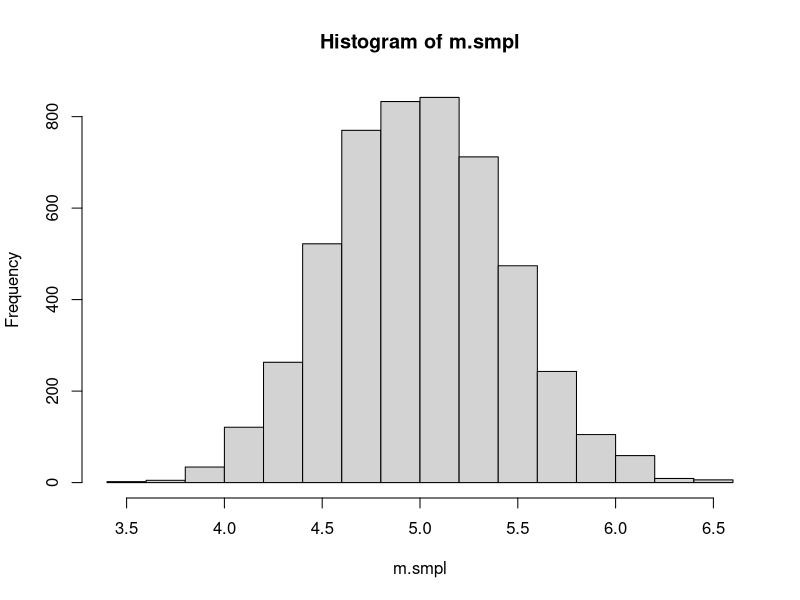
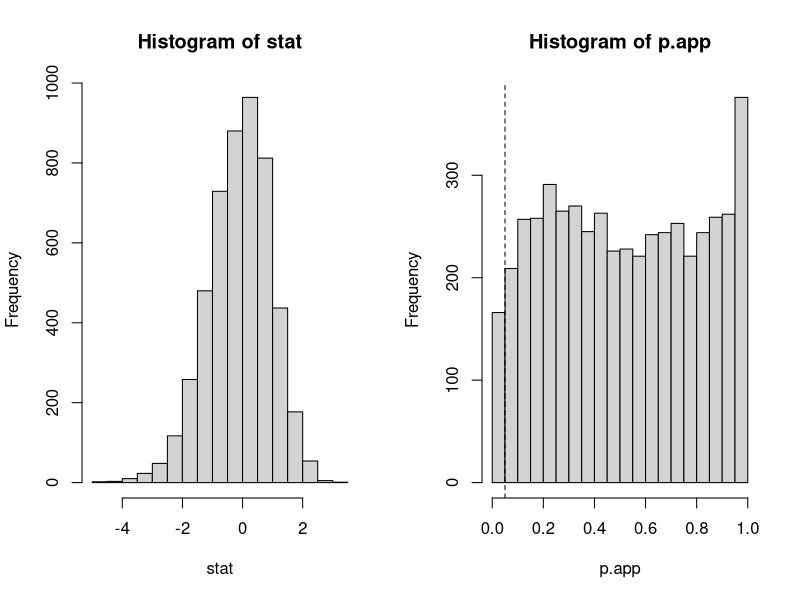

These charts were generated, in order, by the following R code:
## ---- chunk 1
knitr::opts_chunk$set(echo = TRUE)
library(tidyverse)
## ---- chunk 2
data=c(2781, 2900, 3013, 2856, 2888)
n=length(data)
x_bar=mean(data)
x_bar
s=sd(data)
s
## ---- chunk 3
t <- (x_bar-3000)*sqrt(n)/s
t
#1) P-value: P(T<t)
pt(t,n-1)
##0.02014595<0.05. So, we reject  null hypotheses.

# 2)Rejection region:
#Find z_alpha such that P(T<t_alpha)=0.05.
qt(0.05,n-1)
#So, rejection region is  t<-2.131847 which does contain t=-2.991161. Thus, we reject null hypotheses.

#3)CI:95% CI upper bound
x_bar+2.131847*s/sqrt(n)

#95 %CI=(-\infinity,2967.709) which does not contain 3000. Thus, we reject null hypotheses.

#Verification:
t.test(data,alternative="less", mu=3000)

## ---- chunk 4
s=sqrt(0.5*(1-0.5))
s
## ---- chunk 5
n = 900; 
p_bar=477/n;
p=0.5;
z <- (p_bar-p)*sqrt(n)/s
z
#1) P-value: 
pnorm(-z)+1-pnorm(z)
#0.07186064<0.1. We  reject null hypotheses. 

#2) Rejection region. P(|Z|>z_alpha/2)=0.1. So, z_alpha/2
qnorm(0.95)
#So, rejection area is z<-1.644854 or z>1.644854. It does cover z, which is 1.8. We  reject null hypotheses. 

#3) CI: 95%.
ci=c(ci_lower=p_bar-1.644854*s/sqrt(n), ci_upper=p_bar+1.644854*s/sqrt(n))
ci

#p=0.5 is not in this interval. We reject null hypotheses.

#Verification:

prop.test(477,n,p=0.5,alternative="two.sided",conf.level=0.90,correct=F)
## ---- chunk 6
t <- (131.08-130)*sqrt(9)/1.5
t
# 1) P-value. P(T>t)
1-pt(t,9-1)
#0.0313947>0.01. We fail to reject null hypothesis.

#2) Rejection region. P(T>t_alpha)=0.1. So, t_alpha
qt(0.99,9-1)
#Rejection region is t>2.896459. which does not contain t=2.16. We fail to reject null hypothesis.

#3) CI: 99%. 
ci=131.08-2.896459*1.5/sqrt(9)
ci

#Confidence interval is t>129.6318, which covers mu=130. We fail to reject null hypothesis.

## ---- chunk 7
set.seed(987985)
chi_sample=rchisq(n=50, df=5, ncp = 0)
chi_sample
## ---- chunk 8
n=50;
nu=5;
s=sd(chi_sample)
s
x_bar = mean(chi_sample)

#z
z <- (x_bar-5)*sqrt(n)/s
z
#P-value.
p.value <- 1 - pnorm(z)
p.value
z.alpha <- qnorm(0.95)
z.alpha
ci <- x_bar-abs(z.alpha)*s/sqrt(n) 
ci
## ---- chunk 9
set.seed(5)
chi_sample=rchisq(n=5000, df=5, ncp = 0)
n=5000;
nu=5;
s=sd(chi_sample)
s
x_bar = mean(chi_sample)

#z
z <- (x_bar-5)*sqrt(n)/s
z
#P-value.
p.value <- 1 - pnorm(z)
p.value
z.alpha <- qnorm(0.95)
z.alpha
ci <- x_bar-abs(z.alpha)*s/sqrt(n) 
ci
## ---- chunk 10
set.seed(1)
B <- 5000  # set number of simulated tests
n <- 50    # sample size
m0 <- 5     # null hypothesis for true mean; alt mu > m0
m.smpl <- rep(0,B)   # create dummy vectors to store simulation statistics and p-values
stat <- rep(0,B)
p.app <- rep(0,B)  # large sample p-value
rej.app <- rep(0,B) # "1" if reject for large sample test, "0" if fail to reject
for (i in 1:B){
  smpl <- rchisq(n=n,df=5) 
  m.smpl[i] <- mean(smpl)  # calculate sample mean
  stat[i] <- (mean(smpl)-m0)/(sd(smpl)/sqrt(n))  # test statistic
  p.app[i] <- pnorm(stat[i],lower.tail=F)  # large sample p-value; Ha: mu>m0
  if(p.app[i]<0.05) rej.app[i] <- 1  # if p-value < 0.05, set rej array value to "1"
}
mean(rej.app)  # % rejected for large sample test
par(mfrow=c(1,1))   # plot distribution of sample means
hist(m.smpl,breaks=20)
par(mfrow=c(1,2))  # plot distribution of sample statistics and large sample p=values
hist(stat,breaks=20)
hist(p.app,breaks=20)
abline(v=0.05,lty=2)
